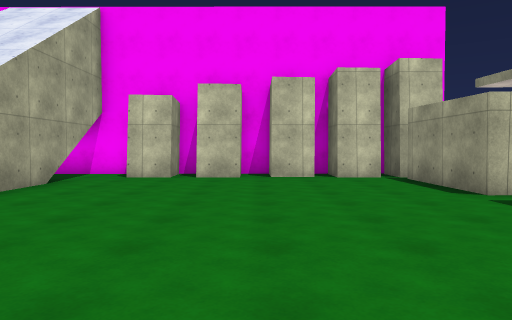
View 1 (above)

22 first-person views from a walk through a Unity game level. The camera is 1.4 m above the floor, tilts 2° down and sees 70° across. The floor is counted in squares, 2 m on a side. Each view is taken from the middle of a square. On the plan, view 1 faces up. The plan holds only what a view shows up to about 11 squares ahead; the rest is blank. The place goes on beyond the plan. The player is left out. Some animated figures are not drawn. Surface patterns are stand-ins for the level's own textures.

View 2
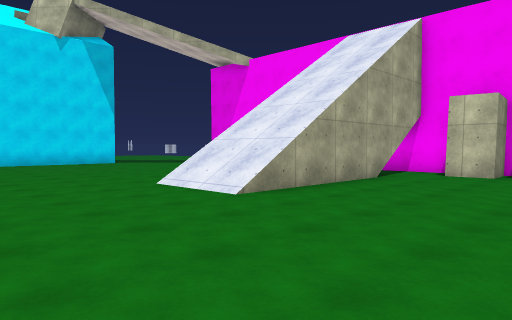

View 3
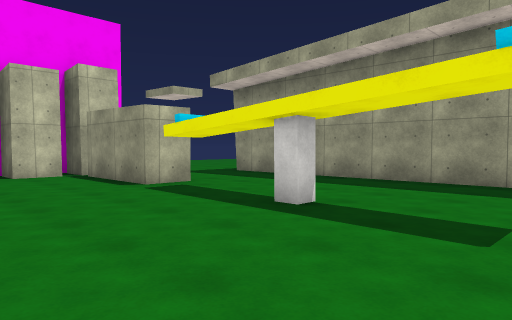

View 4
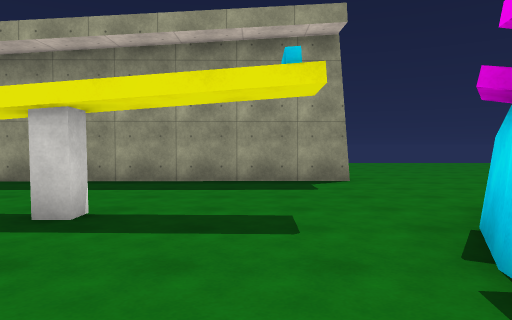

View 5
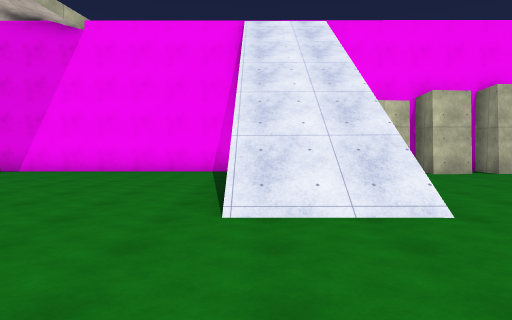

View 6
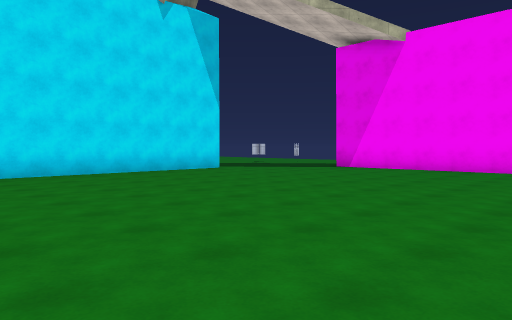

View 7
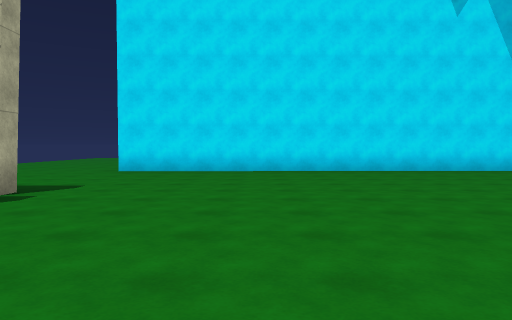

View 8
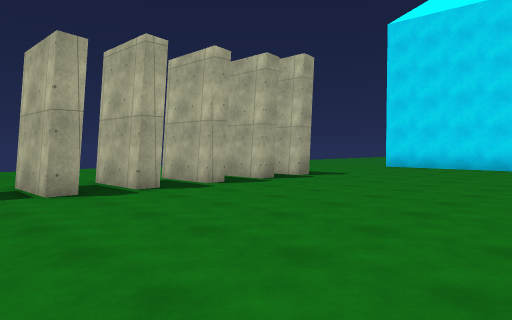

View 9
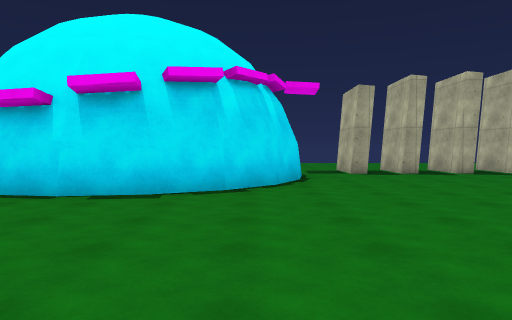

View 10
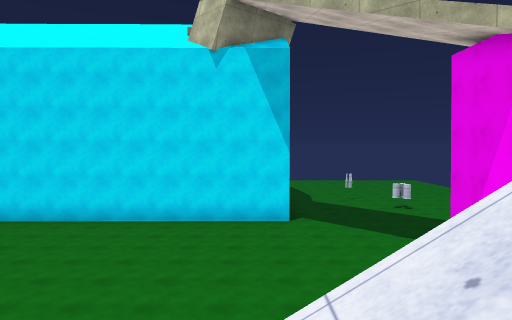

View 11
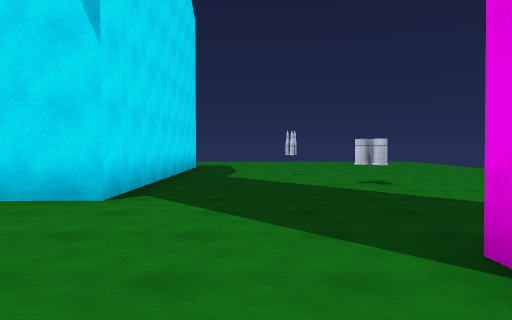

View 12
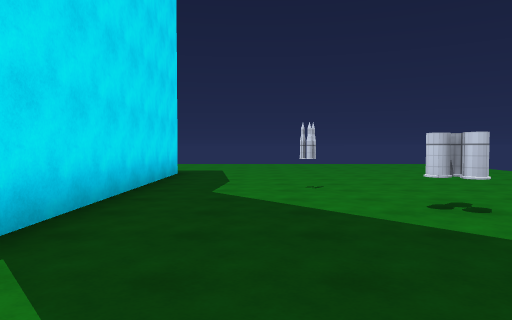

View 13
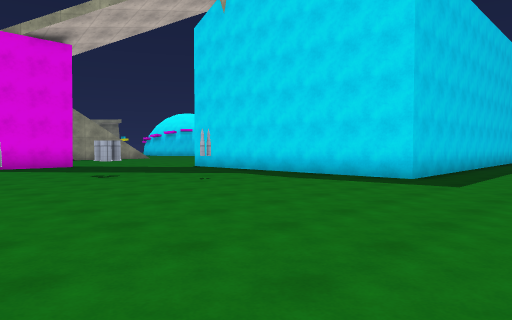

View 14
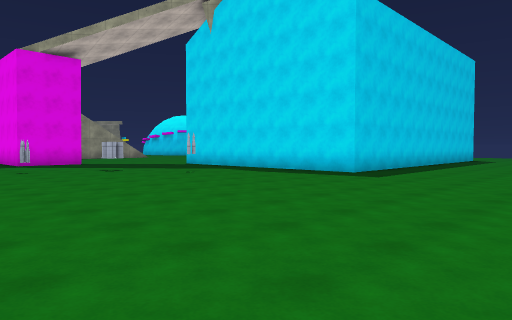

View 15
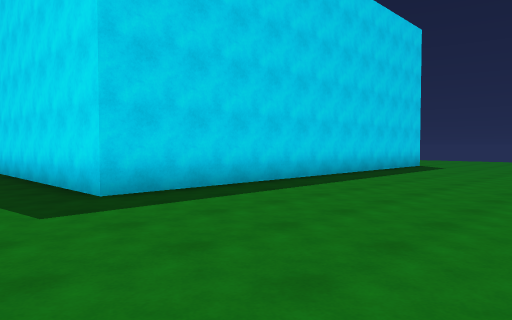

View 16
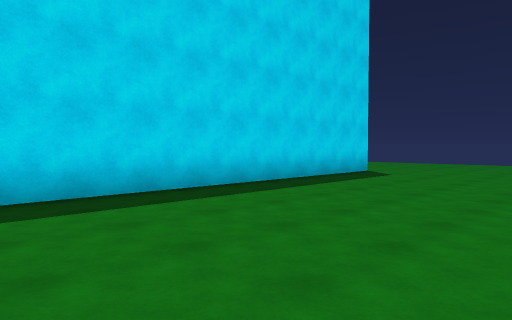

View 17
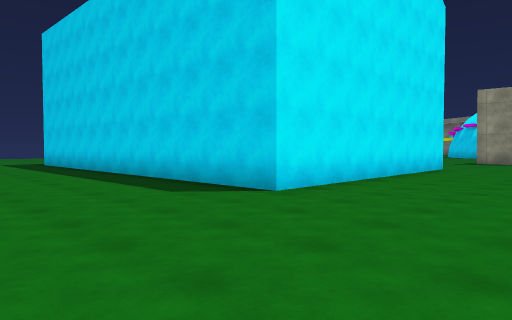

View 18
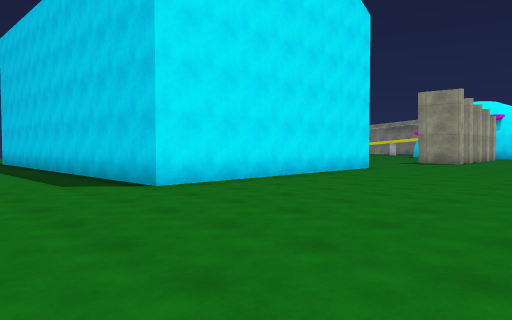

View 19
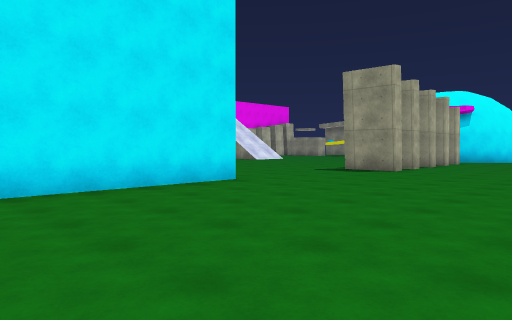

View 20
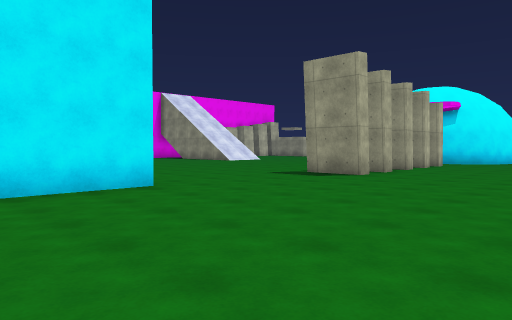

View 21
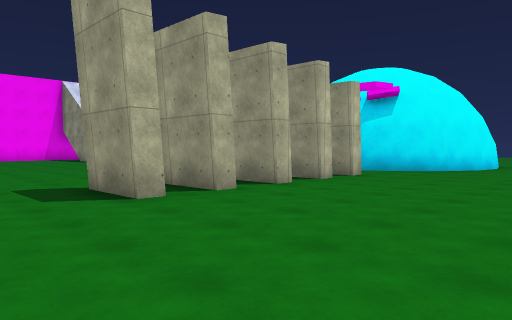

View 22
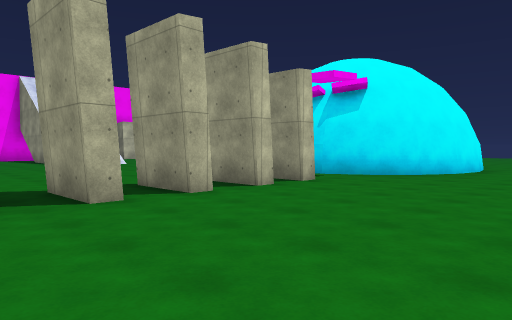

### Floor plan
Points are (right, up) in squares from view 1. A wall is a line through its corners. A room is listed if a view was taken in it or the views show most of it. See-through windows are left out.
Room 1 (views 1, 2, 3, 4, 5, 6, 7, 8, 9, 10, 11, 12, 13, 14, 15, 16, 17, 18, 19, 20, 21, 22)
walls: (-15.8, 6) (-15.6, -6) (-23.6, -6.1) (-23.8, 5.9) (-15.8, 6); (-4, 3.6) (-4, 2.7); (-10.2, -7.4) (-10.7, -7.4) (-10.7, -5.7) (-10.3, -5.7); (-6.5, -5.7) (-5.9, -5.7); (-8.8, -7.4) (-9.3, -7.4) (-9.3, -5.7) (-8.9, -5.7) (-8.9, -7); (-7.4, -7.4) (-7.8, -7.4) (-7.8, -5.7) (-7.4, -5.7); (-5.1, -5.7) (-4.5, -5.6) (-4.5, -7.3) (-5, -7.3); (-4, 8.4) (-4, 7.4); (-5.9, -7.3) (-6.3, -7.3) (-6.3, -6); (-3.1, -5.2) (-2.9, -4) (-2.3, -2.8) (-1.5, -2) (-0.5, -1.5) (0.9, -1.3) (2.1, -1.5) (3.2, -2); (-3.3, 9.6) (-13.4, 9.5); (-2, 8.5) (-3, 8.5); (-1.4, 9.6) (-2, 9.6); (1.5, 8.6) (0.4, 8.6) (0.4, 9.6) (-0.4, 9.6) (-0.4, 8.6) (-1.4, 8.5); (-0.3, -8.9) (-1.4, -8.4) (-2.3, -7.5) (-2.9, -6.4); (1.9, 9.7) (1.5, 9.7); (3.9, 1.8) (3.5, 1.8) (3.5, 2.2); (3, 8.6) (1.9, 8.6); (4.4, 5.3) (3.5, 5.3) (3.4, 8.1); (7.6, -0.5) (7.5, 7.1)
ways out: opening at (-0.7, -11); opening at (6, -2); gap at (-4, 8)
objects: other object (-20, 9); other object (-18, 10); other object (-18, 12)

Positions as (right, up) in squares from view 1, and headings:
1: (0, 0), facing up
2: (0, -1), facing up-left
3: (0, -1), facing up-right
4: (0, 0), facing right
5: (-6, -1), facing up
6: (-6, -2), facing up-left
7: (-5, -2), facing left
8: (-3, 0), facing down-left
9: (-2, 4), facing down
10: (-5, 5), facing left
11: (-11, 8), facing left
12: (-14, 8), facing left
13: (-27, 14), facing down-right
14: (-29, 15), facing down-right
15: (-29, 8), facing down-right
16: (-29, 4), facing down-right
17: (-28, -10), facing up-right
18: (-27, -12), facing up-right
19: (-21, -12), facing up-right
20: (-19, -12), facing up-right
21: (-13, -12), facing up-right
22: (-11, -12), facing up-right
